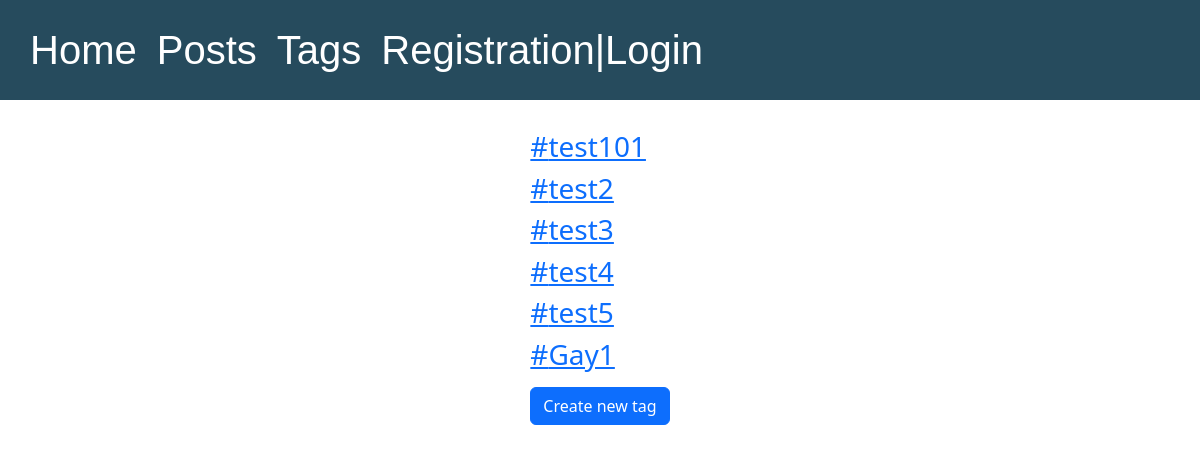
The page /posts/tags/ on the database as committed earlier.
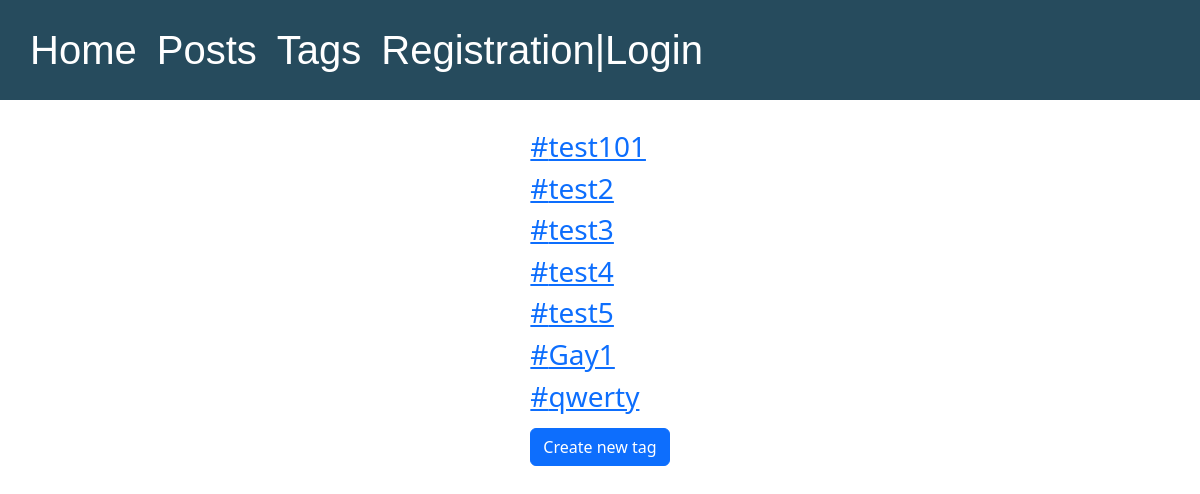
The same page on the database as committed later.
### posts/models.py (models this page shows, shortened)
class Tag(models.Model):
    tag = models.SlugField(max_length=40, unique=True)
    class Meta:
        db_table = "tag_list"

### posts/views.py (the view)
# urls.py: path('tags/', get_tags_list, name='get_tags_list_url'),
def get_tags_list(request):
    tags = Tag.objects.all()
    return render(request, 'tags/tags_list.html', context={'tags': tags})

### posts/templates/tags/tags_list.html
{% extends 'templates/index.html' %}
{% block content %}
    {% for tag in tags %}
        <h3>
            <a href="{% url 'get_tag_page_url' tag.tag %}">
                #{{ tag.tag }}
            </a>
        </h3>
    {% endfor %}
    <a class="btn btn-primary" href="{% url 'create_tag_url' %}" role="button">
        Create new tag
    </a>
{% endblock %}

Rows that differ between the two databases and show on the page:
added Tag: tag "qwerty"
